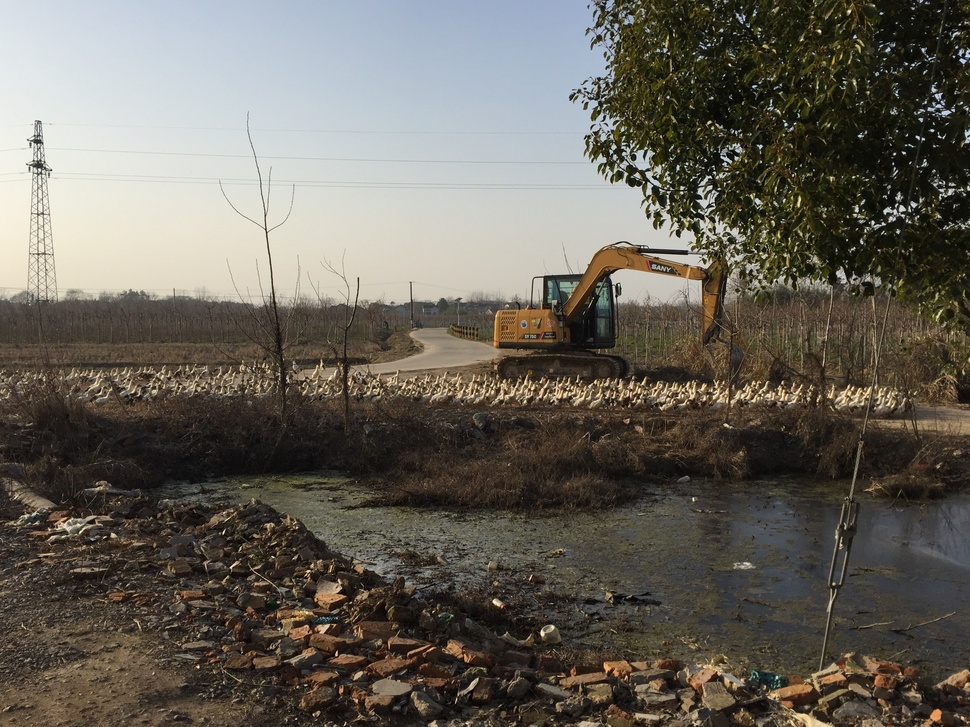
#> input picture image1/001.jpg, 970 x 727 px, shrunk from 3264 x 2448 before the run
$ python -i '9、直方图均衡化（对比度增强）.py'   (imports and definitions only)   (older library calls are emulated)
#> lines starting #> are read from the running program, lines starting #| are printed output that depends on the picture
#> further down, picture is the input picture: shape (727, 970, 3); mean B, G, R 89.6, 98.8, 103.4
import cv2 as cv
import numpy as np
import matplotlib.pyplot as plt
#直方图均衡化（对比度增强，必须是灰度图像）  直方图做一个横向拉伸
def equalHist_demo(image):#直方图均衡化
    gray = cv.cvtColor(image, cv.COLOR_BGR2GRAY)
    dst = cv.equalizeHist(gray)
    cv.imshow("equalHist", dst)

def equalHist_bgr_demo(image):#彩色直方图均衡化
    yuv = cv.cvtColor(image, cv.COLOR_BGR2YUV)
    yuv[:,:,0] = cv.equalizeHist(yuv[:,:,0])
    dst = cv.cvtColor(yuv, cv.COLOR_YUV2BGR)
    cv.imwrite("insulator1/1072.jpg",dst)
    cv.imshow("equalHist_bgr", dst)

#CLAHE：对比度受限的自适应直方图均衡化
def self_equalHist_demo(image):#局部自适应均衡化,效果更好
    gray = cv.cvtColor(image, cv.COLOR_BGR2GRAY)
    clahe = cv.createCLAHE(clipLimit=2.0, tileGridSize=(8,8))
    #分成小块tiles默认 8x8
    dst = clahe.apply(gray)
    cv.imshow("self_equalHist", dst)

def self_equalHist_bgr_demo(image):#彩色局部自适应均衡化
    b,g,r = cv.split(image)
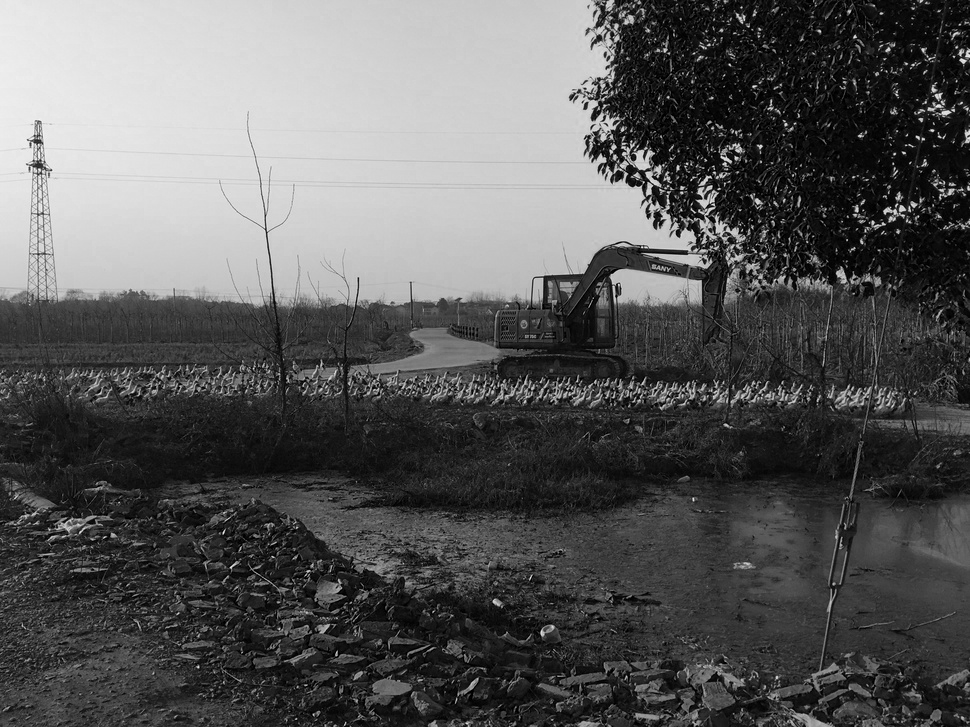
#> b: shape (727, 970); min 0, max 249, mean 89.6
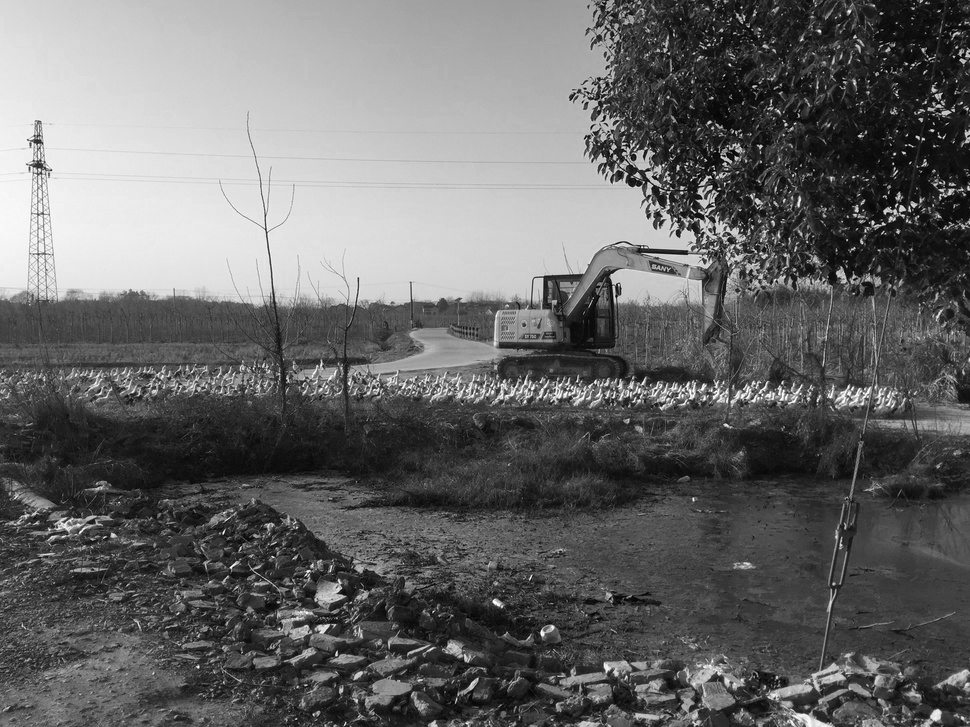
#> r: shape (727, 970); min 0, max 255, mean 103.4
    clahe = cv.createCLAHE(clipLimit=2.0, tileGridSize=(8, 8))
    # 分成小块tiles默认 8x8
    br = clahe.apply(b)
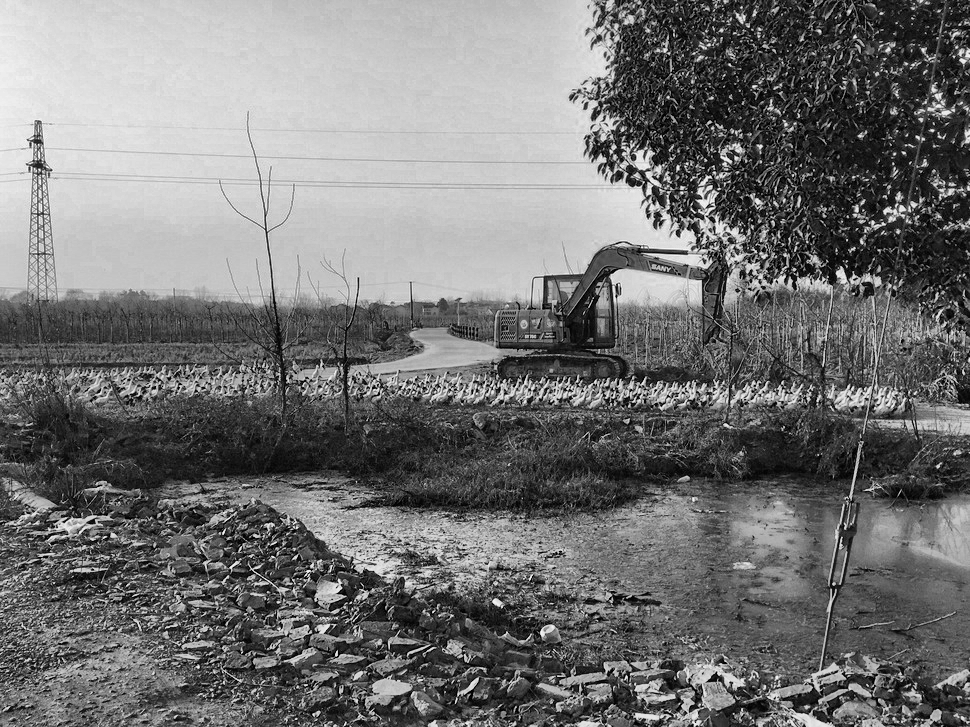
#> br: shape (727, 970); min 0, max 250, mean 115.6
    gr = clahe.apply(g)
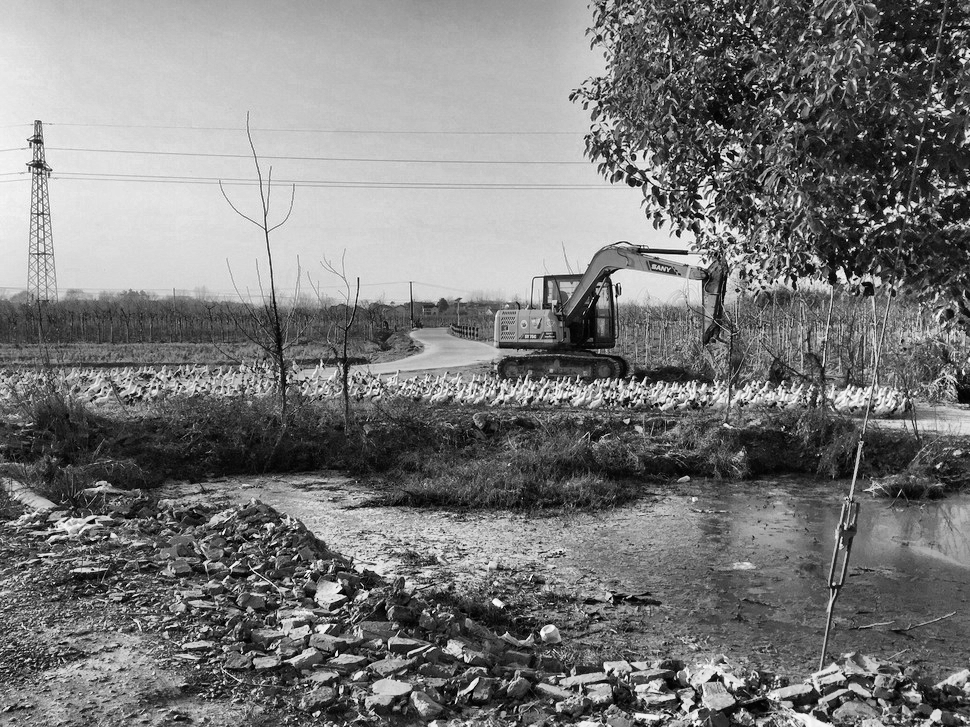
#> gr: shape (727, 970); min 0, max 255, mean 122.1
    rr = clahe.apply(r)
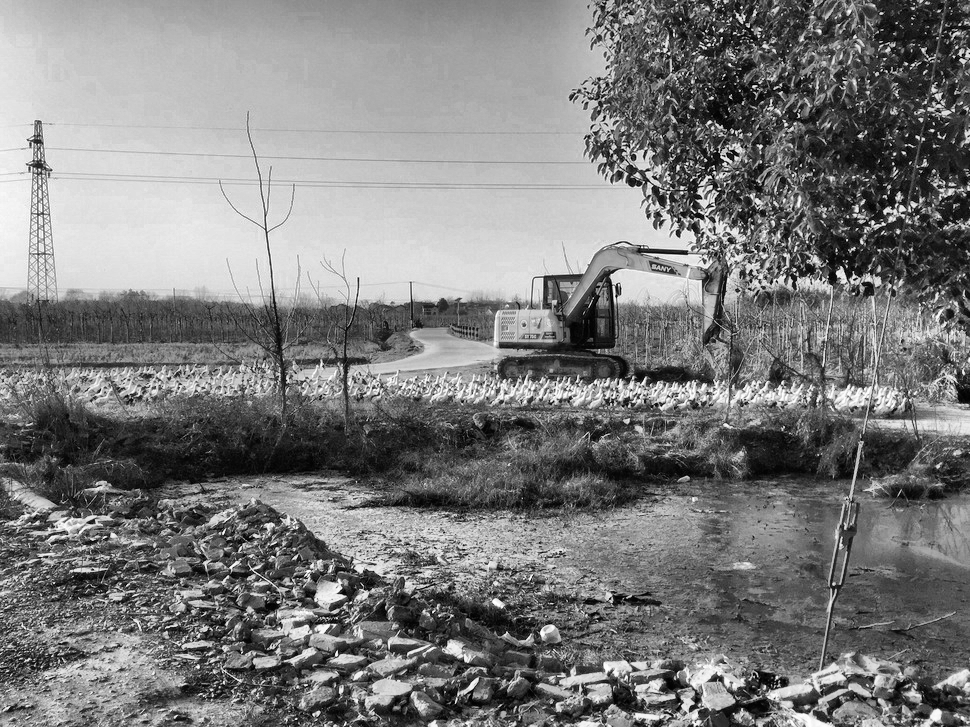
#> rr: shape (727, 970); min 0, max 255, mean 124.2
    dst = cv.merge([br,gr,rr])
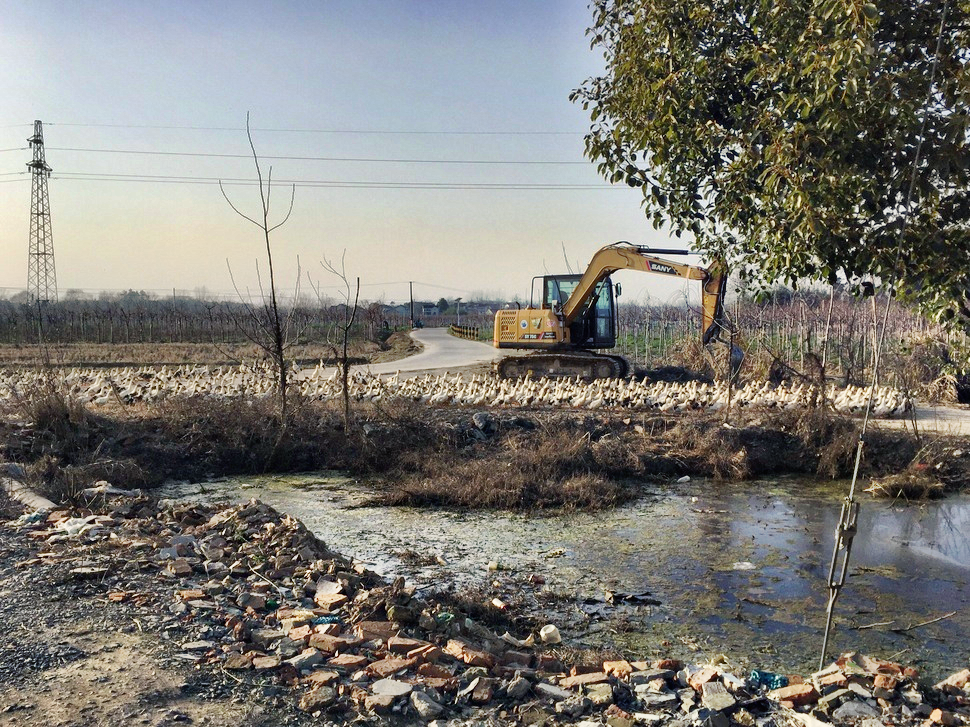
#> dst: shape (727, 970, 3); mean B, G, R 115.6, 122.1, 124.2
    cv.imwrite("insulator1/3546.jpg", dst)
    cv.imshow("self_equalHist_bgr", dst)


def create_rgb_hist(image):
    h, w, c = image.shape
    rgbHist = np.zeros([16*16*16, 1], np.float32)
    bsize = 256/16
    for row in range(h):
        for col in range(w):
            b = image[row, col, 0]  # blue
            g = image[row, col, 1]  # green
            r = image[row, col, 2]  # red
            index = (b//bsize)*16*16 + (g//bsize)*16 + (r//bsize)
            rgbHist[np.int(index), 0] = rgbHist[np.int(index), 0] + 1
    return  rgbHist

def hist_compare(im1, im2):
    hist1 = create_rgb_hist(im1)
    hist2 = create_rgb_hist(im2)
    match1 = cv.compareHist(hist1, hist2, cv.HISTCMP_BHATTACHARYYA)
    match2 = cv.compareHist(hist1, hist2, cv.HISTCMP_CORREL)
    match3 = cv.compareHist(hist1, hist2, cv.HISTCMP_CHISQR)
    print("巴氏距离 ：%s， 相关性 ： %s， 卡方 ： %s "%(match1, match2, match3))


# [15 lines not run here, left out]

>>> import cv2
>>> picture = cv2.imread('image1/001.jpg')
>>> result = self_equalHist_bgr_demo(picture)

$ run again, on image1/007.jpg
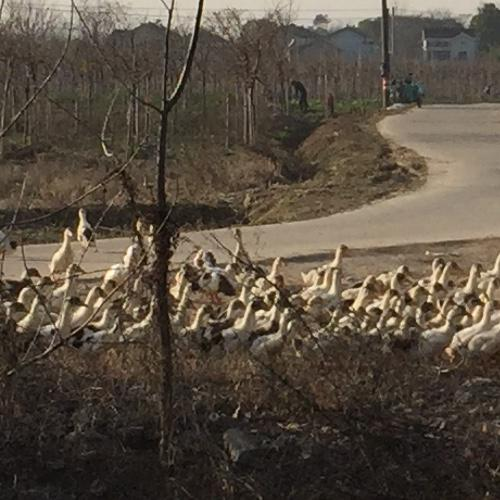
#> input picture image1/007.jpg, 500 x 500 px
#> picture is the input picture: shape (500, 500, 3); mean B, G, R 64.9, 77.5, 88
#> in self_equalHist_bgr_demo, `b,g,r = cv.split(image)`:
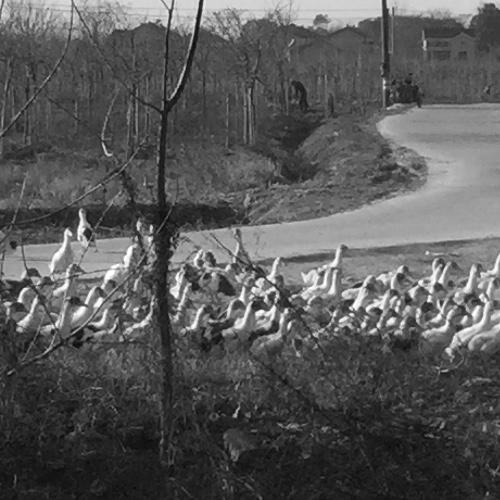
#> r: shape (500, 500); min 4, max 255, mean 88
#> in self_equalHist_bgr_demo, `dst = cv.merge([br,gr,rr])`:
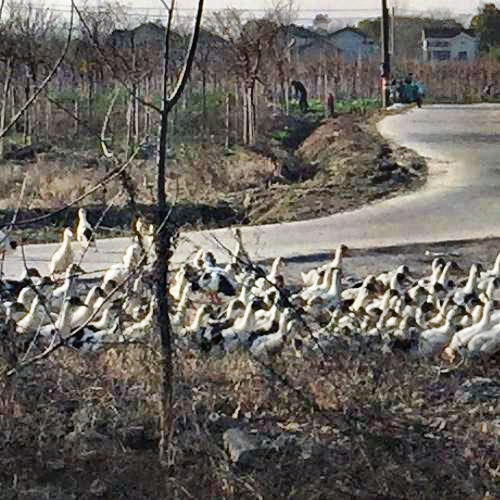
#> dst: shape (500, 500, 3); mean B, G, R 95.3, 101, 105.5
